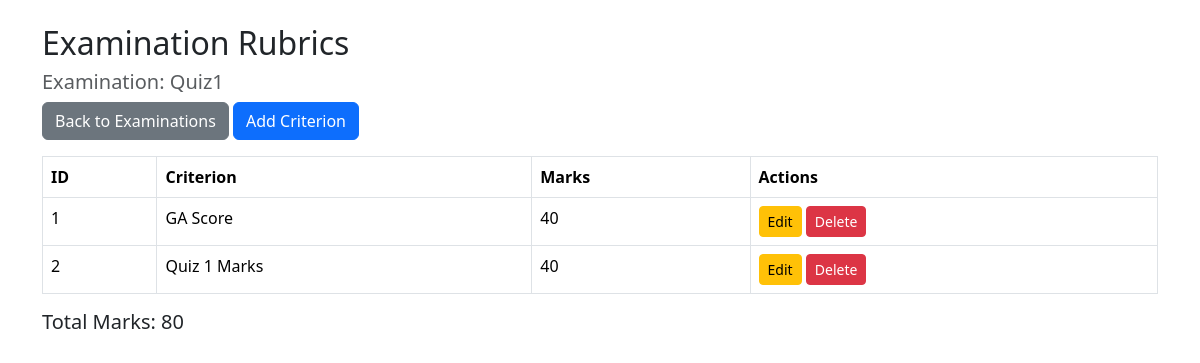
The page /examination/1/rubrics (signed in) on the database its author committed.
### models.py (models this page shows, shortened)
class Examination(db.Model):
    id = db.Column(db.Integer, primary_key=True)
    name = db.Column(db.String(100), nullable=False)
    course_id = db.Column(
        db.Integer, db.ForeignKey("course.id"), nullable=False
    )
    status = db.Column(db.String(30), default="Draft")
    slot_creation_start = db.Column(db.String(30))
    slot_creation_end = db.Column(db.String(30))
    slot_creation_open = db.Column(db.Boolean, default=False)
    booking_open = db.Column(db.Boolean, default=False)
    booking_start = db.Column(db.String(30))
    booking_end = db.Column(db.String(30))
    slot_creation_override = db.Column(db.String(10), default=None)
    booking_override = db.Column(db.String(10), default=None)
    course = db.relationship("Course", backref="examinations")

class ExaminationRubric(db.Model):
    id = db.Column(db.Integer, primary_key=True)
    examination_id = db.Column(
        db.Integer, db.ForeignKey("examination.id"), nullable=False
    )
    criterion = db.Column(db.String(200), nullable=False)
    marks = db.Column(db.Integer, nullable=False)
    examination = db.relationship("Examination", backref="rubrics")

### app.py (the view)
@app.route("/examination/<int:examination_id>/rubrics")
@role_required("Admin")
def manage_rubrics(examination_id):
    examination = Examination.query.get_or_404(examination_id)
    rubrics = ExaminationRubric.query.filter_by(
        examination_id=examination_id
    ).all()
    total_marks = sum(rubric.marks for rubric in rubrics)
    return render_template(
        "rubrics.html",
        examination=examination,
        rubrics=rubrics,
        total_marks=total_marks
    )

### app.py (called while the page is built)
@app.context_processor
def inject_global_data():
    unread_count = 0
    if "user_id" in session:
        try:
            unread_count = Notification.query.filter_by(
                user_id=session["user_id"], is_read=False
            ).count()
        except Exception:
            pass
    return dict(unread_notifications_count=unread_count)

def role_required(required_role):
    def decorator(function):
        @wraps(function)
        def wrapper(*args, **kwargs):
            if "user_id" not in session:
                return redirect(url_for("login"))
            user = User.query.get(session["user_id"])
            if user is None or not user.is_active:
                session.clear()
                return redirect(url_for("login"))
            if user.role != required_role:
                abort(403)
            if user.role == "Examiner" and not user.is_approved:
                session.clear()
                return redirect(url_for("login"))
            return function(*args, **kwargs)
        return wrapper
    return decorator

### templates/rubrics.html (shortened to what this page needs)
<!DOCTYPE html>
<html>
<head>
    <link href="https://cdn.jsdelivr.net/npm/bootstrap@5.3.3/dist/css/bootstrap.min.css"
          rel="stylesheet">
</head>
<body>
<div class="container mt-4">
    <h2>Examination Rubrics</h2>
    <h5 class="text-muted">
        Examination: {{ examination.name }}
    </h5>
    <a href="{{ url_for('examinations') }}"
       class="btn btn-secondary mb-3">
        Back to Examinations
    </a>
    <a href="{{ url_for('add_rubric', examination_id=examination.id) }}"
       class="btn btn-primary mb-3">
        Add Criterion
    </a>
    <table class="table table-bordered">
        <thead>
            <tr>
                <th>ID</th>
                <th>Criterion</th>
                <th>Marks</th>
                <th>Actions</th>
            </tr>
        </thead>
        <tbody>
            {% for rubric in rubrics %}
            <tr>
                <td>{{ rubric.id }}</td>
                <td>{{ rubric.criterion }}</td>
                <td>{{ rubric.marks }}</td>
                <td>
                    <a href="{{ url_for('edit_rubric',
                                        rubric_id=rubric.id) }}"
                       class="btn btn-warning btn-sm">
                        Edit
                    </a>
                    <form action="{{ url_for('delete_rubric',
                                             rubric_id=rubric.id) }}"
                          method="POST"
                          style="display:inline;">
                        <button type="submit"
                                class="btn btn-danger btn-sm">
                            Delete
                        </button>
                    </form>
                </td>
            </tr>
            {% else %}
            <tr>
                <td colspan="4" class="text-center">
                    No evaluation criteria added yet.
                </td>
            </tr>
            {% endfor %}
        </tbody>
    </table>
    <h5>Total Marks: {{ total_marks }}</h5>
</div>
</body>
</html>

### rows shown on the page
Examination: name "Quiz1"
ExaminationRubric: id "1", criterion "GA Score", marks "40"
ExaminationRubric: id "2", criterion "Quiz 1 Marks", marks "40"

### other values the page prints
{{ total_marks }} "80"
